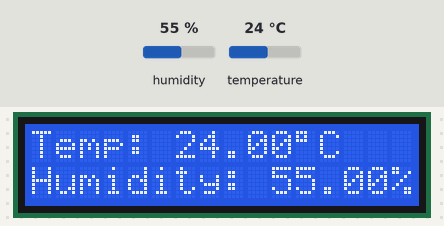
Recording of a sketch running on a simulated Arduino Uno, built with avr-gcc and run on an emulated ATmega328P. Shown: 16×2 character LCD. Inputs (shaded band) come from the test bench; at power-on: humidity 55 %, temperature 24 °C. What the sketch prints to the serial monitor is not drawn.

Above: at 1.2 s.
1.3 s: humidity set to 22 %
At 5.8 s:
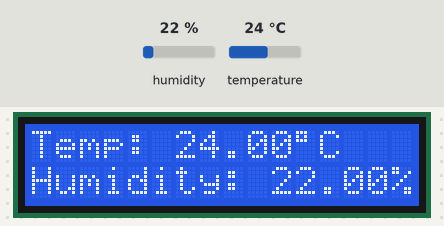
7.3 s: temperature set to 12 °C
At 10.6 s:
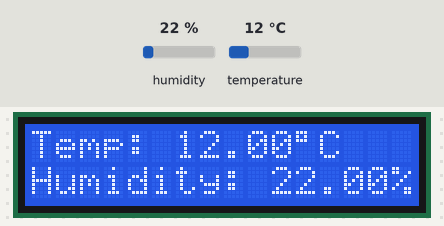
13.3 s: humidity set to 40 %
At 15.5 s:
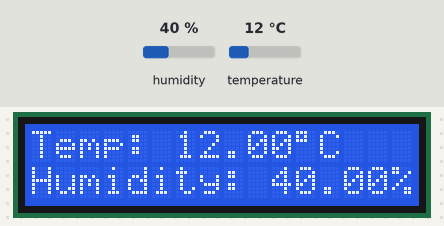
19.3 s: temperature set to 19 °C
At 21.6 s:
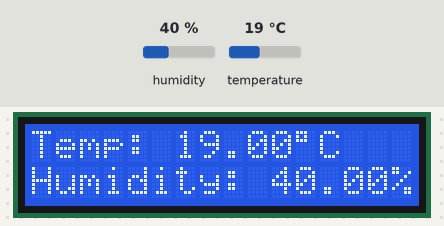
Timing chart, 0 to 23.1 s (numbered marks = the images above; inputs shaded):
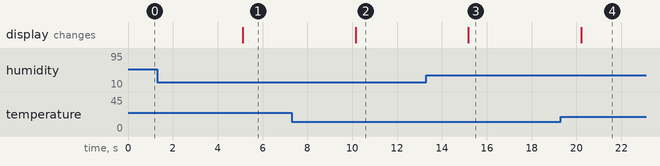

The sketch:

arduino.ino
```cpp
#include <dht.h>
#include <LiquidCrystal.h>

LiquidCrystal lcd(12, 11, 5, 4, 3, 2);

dht DHT;

#define DHT11_PIN 7

void setup(){
  Serial.begin(9600);
  lcd.begin(16, 2);
}

void loop(){
  int chk = DHT.read11(DHT11_PIN);
  lcd.setCursor(0,0);
  lcd.print("Temp: ");
  lcd.print(DHT.temperature);
  lcd.print((char)223);
  lcd.print("C");
  lcd.setCursor(0,1);
  lcd.print("Humidity: ");
  lcd.print(DHT.humidity);
  lcd.print("%");

  Serial.println(DHT.temperature);
  Serial.println(DHT.humidity);

  delay(5000);
}
```

Measured:
- after the input at 1.3 s, the display: changes after 3.8 s (image 1)
- after the input at 7.3 s, the display: changes after 2.8 s (image 2)
- after the input at 13.3 s, the display: changes after 1.9 s (image 3)
- after the input at 19.3 s, the display: changes after 0.91 s (image 4)
